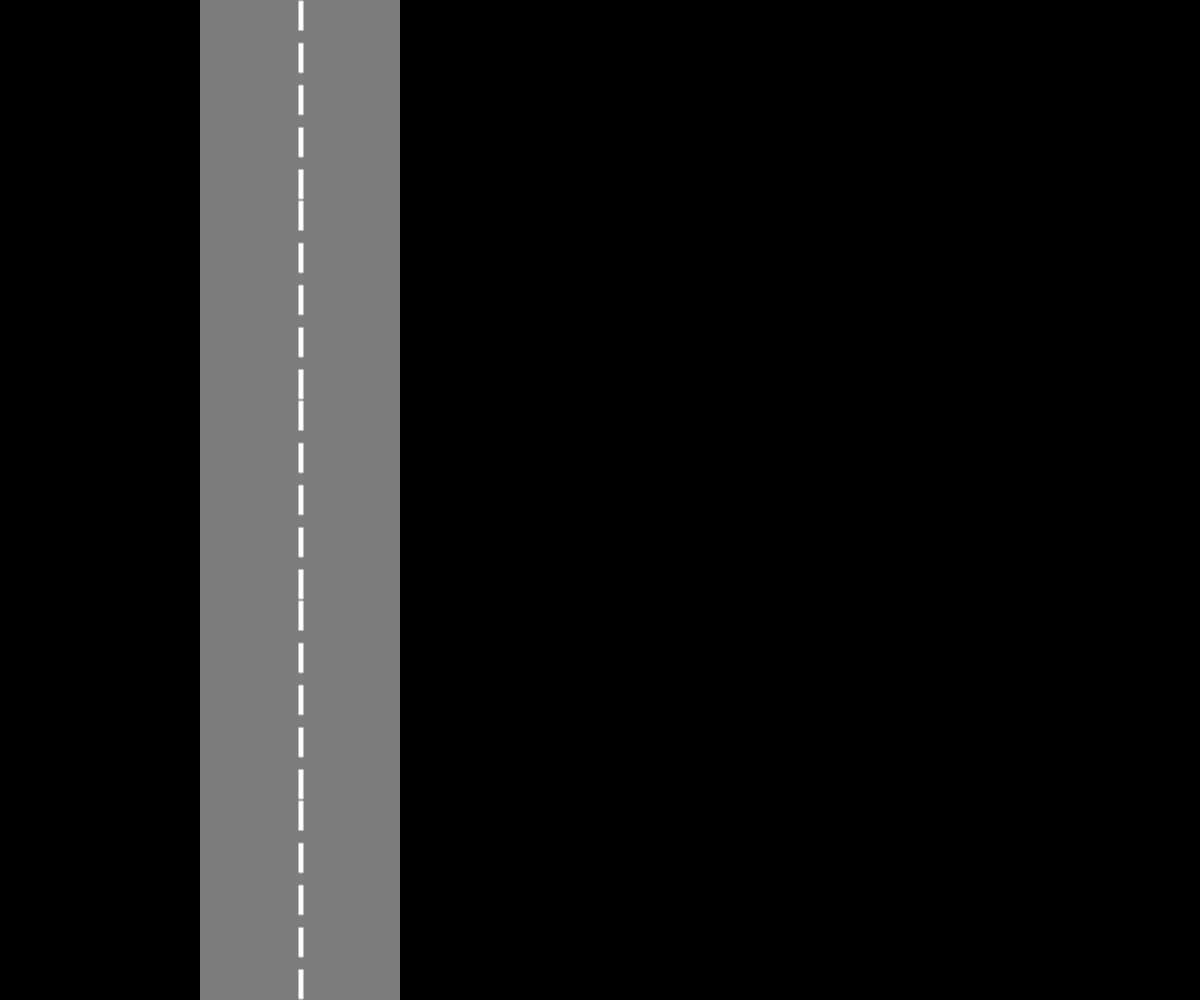

This game map was drawn from its Tiled (.tmx) file and the tilesets committed beside it. A one-line description and the full map source follow:
An orthogonal 6x5 tile map with 200x200 px tiles, 1 tile layer (Tile Layer 1).

<map version="1.5" tiledversion="1.7.2" orientation="orthogonal" renderorder="right-down" width="6" height="5" tilewidth="200" tileheight="200" infinite="0" nextlayerid="2" nextobjectid="1">
 <tileset firstgid="1" source="cs20tilesetv2.tsx" />
 <layer id="1" name="Tile Layer 1" width="6" height="5">
  <data encoding="csv">
0,1,0,0,0,0,
0,1,0,0,0,0,
0,1,0,0,0,0,
0,1,0,0,0,0,
0,1,0,0,0,0
</data>
 </layer>
</map>
